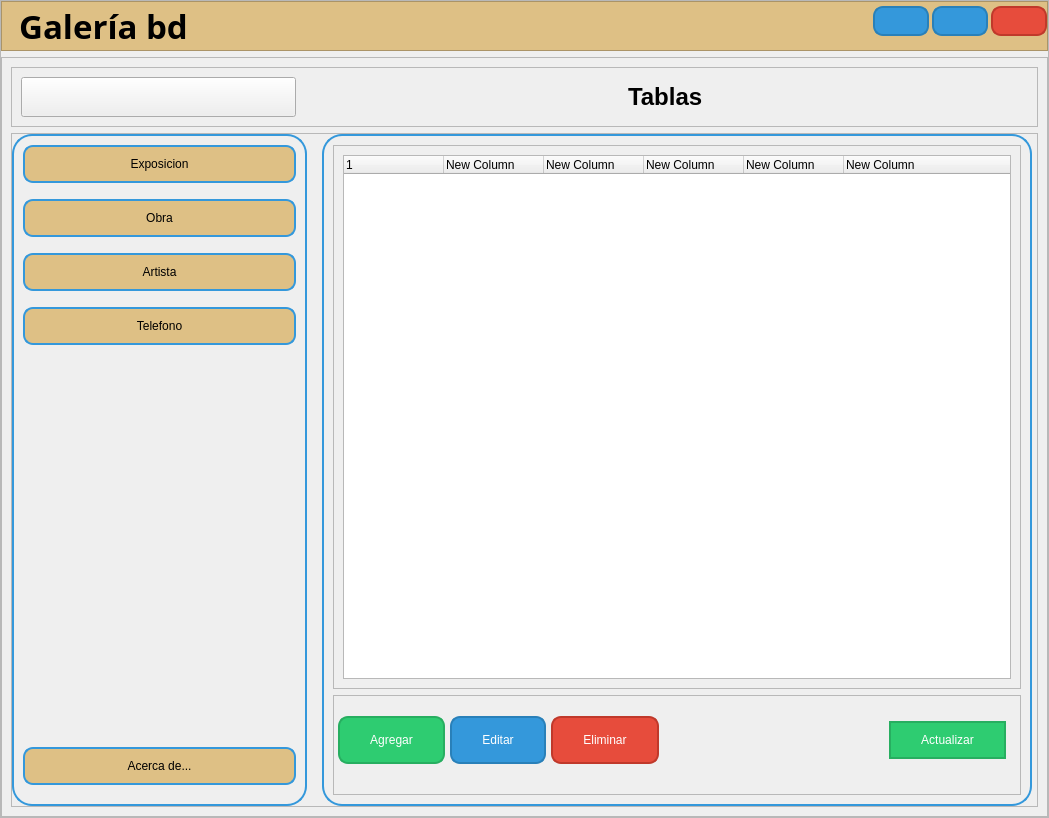
<?xml version="1.0" encoding="UTF-8"?>
<ui version="4.0">
 <class>MainWindow</class>
 <widget class="QMainWindow" name="MainWindow">
  <property name="geometry">
   <rect>
    <x>0</x>
    <y>0</y>
    <width>1049</width>
    <height>818</height>
   </rect>
  </property>
  <property name="windowTitle">
   <string>MainWindow</string>
  </property>
  <widget class="QWidget" name="centralwidget">
   <property name="styleSheet">
    <string notr="true">/*background-color: rgb(255, 255, 255);*/

</string>
   </property>
   <layout class="QHBoxLayout" name="horizontalLayout">
    <property name="spacing">
     <number>0</number>
    </property>
    <property name="leftMargin">
     <number>0</number>
    </property>
    <property name="topMargin">
     <number>0</number>
    </property>
    <property name="rightMargin">
     <number>0</number>
    </property>
    <property name="bottomMargin">
     <number>0</number>
    </property>
    <item>
     <widget class="QFrame" name="fr_main">
      <property name="layoutDirection">
       <enum>Qt::LeftToRight</enum>
      </property>
      <property name="frameShape">
       <enum>QFrame::StyledPanel</enum>
      </property>
      <property name="frameShadow">
       <enum>QFrame::Raised</enum>
      </property>
      <layout class="QVBoxLayout" name="verticalLayout" stretch="1,8">
       <property name="leftMargin">
        <number>0</number>
       </property>
       <property name="topMargin">
        <number>0</number>
       </property>
       <property name="rightMargin">
        <number>0</number>
       </property>
       <property name="bottomMargin">
        <number>0</number>
       </property>
       <item>
        <widget class="QFrame" name="fr_superior">
         <property name="minimumSize">
          <size>
           <width>0</width>
           <height>50</height>
          </size>
         </property>
         <property name="maximumSize">
          <size>
           <width>16777215</width>
           <height>50</height>
          </size>
         </property>
         <property name="styleSheet">
          <string notr="true">*{background-color:#DEC085 ;}   /*#f39c12*/

/* Estilo para el botón de cerrar */
#bt_cerrar {
    padding: 10px;
    background-color: #e74c3c; /* Color rojo */
    border: 2px solid #c0392b; /* Borde rojo oscuro */
    border-radius: 10px;
    margin-bottom: 10px;
    color: #fff; /* Color del texto */
    cursor: pointer;
    transition: background-color 0.3s; /* Transición de color de fondo al pasar el mouse */
}

/* Estilo para el botón de minimizar */
#bt_minimizar {
    padding: 10px;
    background-color: #3498db; /* Color azul */
    border: 2px solid #2980b9; /* Borde azul oscuro */
    border-radius: 10px;
    margin-bottom: 10px;
	margin-right: 2.5px;
    color: #fff; /* Color del texto */
    cursor: pointer;
    transition: background-color 0.3s; /* Transición de color de fondo al pasar el mouse */
}

/* Estilo para el botón de maximizar */
#bt_maximizar {
    padding: 10px;
    background-color: #3498db; /* Color azul */
    border: 2px solid #2980b9; /* Borde azul oscuro */
    border-radius: 10px;
	margin-bottom: 10px; /* Margen en la parte inferior */
    margin-right: 2.5px;
    color: #fff; /* Color del texto */
    cursor: pointer;
    transition: background-color 0.3s; /* Transición de color de fondo al pasar el mouse */
}

/* Efecto hover para todos los botones */
#bt_cerrar:hover,
#bt_minimizar:hover,
#bt_maximizar:hover {
    background-color: #c0392b; /* Cambio de color de fondo al pasar el mouse para el botón de cerrar */
}

#bt_minimizar:hover,
#bt_maximizar:hover {
    background-color: #2980b9; /* Cambio de color de fondo al pasar el mouse para los botones de minimizar y maximizar */
}


</string>
         </property>
         <property name="frameShape">
          <enum>QFrame::StyledPanel</enum>
         </property>
         <property name="frameShadow">
          <enum>QFrame::Raised</enum>
         </property>
         <layout class="QHBoxLayout" name="horizontalLayout_2">
          <property name="spacing">
           <number>0</number>
          </property>
          <property name="leftMargin">
           <number>0</number>
          </property>
          <property name="topMargin">
           <number>0</number>
          </property>
          <property name="rightMargin">
           <number>0</number>
          </property>
          <property name="bottomMargin">
           <number>0</number>
          </property>
          <item>
           <widget class="QLabel" name="lb_titulo">
            <property name="sizePolicy">
             <sizepolicy hsizetype="Preferred" vsizetype="Preferred">
              <horstretch>0</horstretch>
              <verstretch>0</verstretch>
             </sizepolicy>
            </property>
            <property name="minimumSize">
             <size>
              <width>0</width>
              <height>0</height>
             </size>
            </property>
            <property name="font">
             <font>
              <family>Mongolian Baiti</family>
              <pointsize>25</pointsize>
              <weight>75</weight>
              <bold>true</bold>
             </font>
            </property>
            <property name="text">
             <string>  Galería bd</string>
            </property>
           </widget>
          </item>
          <item>
           <spacer name="horizontalSpacer">
            <property name="orientation">
             <enum>Qt::Horizontal</enum>
            </property>
            <property name="sizeHint" stdset="0">
             <size>
              <width>40</width>
              <height>20</height>
             </size>
            </property>
           </spacer>
          </item>
          <item>
           <widget class="QPushButton" name="bt_minimizar">
            <property name="minimumSize">
             <size>
              <width>40</width>
              <height>0</height>
             </size>
            </property>
            <property name="maximumSize">
             <size>
              <width>16777215</width>
              <height>40</height>
             </size>
            </property>
            <property name="text">
             <string/>
            </property>
            <property name="icon">
             <iconset resource="icons.qrc">
              <normaloff>:/icons/icons/minus.svg</normaloff>:/icons/icons/minus.svg</iconset>
            </property>
           </widget>
          </item>
          <item>
           <widget class="QPushButton" name="bt_maximizar">
            <property name="minimumSize">
             <size>
              <width>40</width>
              <height>0</height>
             </size>
            </property>
            <property name="maximumSize">
             <size>
              <width>16777215</width>
              <height>40</height>
             </size>
            </property>
            <property name="text">
             <string/>
            </property>
            <property name="icon">
             <iconset resource="icons.qrc">
              <normaloff>:/icons/icons/maximize.svg</normaloff>:/icons/icons/maximize.svg</iconset>
            </property>
           </widget>
          </item>
          <item>
           <widget class="QPushButton" name="bt_cerrar">
            <property name="minimumSize">
             <size>
              <width>40</width>
              <height>0</height>
             </size>
            </property>
            <property name="maximumSize">
             <size>
              <width>16777215</width>
              <height>40</height>
             </size>
            </property>
            <property name="styleSheet">
             <string notr="true">bt_cerrar {
    padding: 10px;
    background-color: #e74c3c; /* Color rojo */
    border: 2px solid #c0392b; /* Borde rojo oscuro */
    border-radius: 10px;
    margin-bottom: 10px;
    color: #fff; /* Color del texto */
    cursor: pointer;
    transition: background-color 0.3s; /* Transición de color de fondo al pasar el mouse */
}</string>
            </property>
            <property name="text">
             <string/>
            </property>
            <property name="icon">
             <iconset resource="icons.qrc">
              <normaloff>:/icons/icons/x.svg</normaloff>:/icons/icons/x.svg</iconset>
            </property>
           </widget>
          </item>
         </layout>
        </widget>
       </item>
       <item>
        <widget class="QFrame" name="fr_contenedor">
         <property name="frameShape">
          <enum>QFrame::StyledPanel</enum>
         </property>
         <property name="frameShadow">
          <enum>QFrame::Raised</enum>
         </property>
         <layout class="QVBoxLayout" name="verticalLayout_2">
          <item>
           <widget class="QFrame" name="fr_superior_2">
            <property name="sizePolicy">
             <sizepolicy hsizetype="Preferred" vsizetype="Preferred">
              <horstretch>0</horstretch>
              <verstretch>200</verstretch>
             </sizepolicy>
            </property>
            <property name="minimumSize">
             <size>
              <width>0</width>
              <height>0</height>
             </size>
            </property>
            <property name="maximumSize">
             <size>
              <width>16777215</width>
              <height>60</height>
             </size>
            </property>
            <property name="frameShape">
             <enum>QFrame::StyledPanel</enum>
            </property>
            <property name="frameShadow">
             <enum>QFrame::Raised</enum>
            </property>
            <layout class="QHBoxLayout" name="horizontalLayout_4">
             <item>
              <widget class="QPushButton" name="bt_menu">
               <property name="minimumSize">
                <size>
                 <width>275</width>
                 <height>40</height>
                </size>
               </property>
               <property name="text">
                <string/>
               </property>
               <property name="icon">
                <iconset resource="icons.qrc">
                 <normaloff>:/icons/icons/menu.svg</normaloff>:/icons/icons/menu.svg</iconset>
               </property>
               <property name="iconSize">
                <size>
                 <width>40</width>
                 <height>40</height>
                </size>
               </property>
              </widget>
             </item>
             <item>
              <spacer name="horizontalSpacer_2">
               <property name="orientation">
                <enum>Qt::Horizontal</enum>
               </property>
               <property name="sizeHint" stdset="0">
                <size>
                 <width>300</width>
                 <height>20</height>
                </size>
               </property>
              </spacer>
             </item>
             <item>
              <widget class="QLabel" name="lb_nombre_tabla">
               <property name="font">
                <font>
                 <pointsize>18</pointsize>
                 <weight>75</weight>
                 <bold>true</bold>
                </font>
               </property>
               <property name="text">
                <string>Tablas</string>
               </property>
              </widget>
             </item>
             <item>
              <spacer name="horizontalSpacer_3">
               <property name="orientation">
                <enum>Qt::Horizontal</enum>
               </property>
               <property name="sizeHint" stdset="0">
                <size>
                 <width>300</width>
                 <height>20</height>
                </size>
               </property>
              </spacer>
             </item>
            </layout>
           </widget>
          </item>
          <item>
           <widget class="QFrame" name="frame_2">
            <property name="frameShape">
             <enum>QFrame::StyledPanel</enum>
            </property>
            <property name="frameShadow">
             <enum>QFrame::Raised</enum>
            </property>
            <layout class="QHBoxLayout" name="horizontalLayout_3">
             <property name="spacing">
              <number>10</number>
             </property>
             <property name="leftMargin">
              <number>0</number>
             </property>
             <property name="topMargin">
              <number>0</number>
             </property>
             <property name="rightMargin">
              <number>0</number>
             </property>
             <property name="bottomMargin">
              <number>0</number>
             </property>
             <item>
              <widget class="QFrame" name="fr_menu">
               <property name="minimumSize">
                <size>
                 <width>300</width>
                 <height>0</height>
                </size>
               </property>
               <property name="maximumSize">
                <size>
                 <width>300</width>
                 <height>16777215</height>
                </size>
               </property>
               <property name="styleSheet">
                <string notr="true">QPushButton{
	padding: 10px;
	background-color: #DEC085;
	border: 2px solid #3498db;
	border-radius: 10px;
	margin-bottom: 10px;
}
QPushButton:hover {
    background-color: white; /* Fondo gris claro cuando el mouse está sobre el botón */
    color: black; /* Texto en color negro cuando el mouse está sobre el botón */
}

#fr_menu {
	background-color: ;
	border: 2px solid #3498db;
	border-radius: 20px;
	margin-right: 5px;
}</string>
               </property>
               <property name="frameShape">
                <enum>QFrame::StyledPanel</enum>
               </property>
               <property name="frameShadow">
                <enum>QFrame::Raised</enum>
               </property>
               <layout class="QVBoxLayout" name="verticalLayout_3">
                <item>
                 <widget class="QPushButton" name="bt_eposicion">
                  <property name="layoutDirection">
                   <enum>Qt::LeftToRight</enum>
                  </property>
                  <property name="text">
                   <string>Exposicion</string>
                  </property>
                  <property name="checkable">
                   <bool>false</bool>
                  </property>
                  <property name="autoRepeat">
                   <bool>false</bool>
                  </property>
                 </widget>
                </item>
                <item>
                 <widget class="QPushButton" name="bt_obra">
                  <property name="layoutDirection">
                   <enum>Qt::LeftToRight</enum>
                  </property>
                  <property name="text">
                   <string>Obra</string>
                  </property>
                  <property name="checkable">
                   <bool>false</bool>
                  </property>
                  <property name="autoRepeat">
                   <bool>false</bool>
                  </property>
                 </widget>
                </item>
                <item>
                 <widget class="QPushButton" name="bt_artista">
                  <property name="layoutDirection">
                   <enum>Qt::LeftToRight</enum>
                  </property>
                  <property name="text">
                   <string>Artista</string>
                  </property>
                  <property name="checkable">
                   <bool>false</bool>
                  </property>
                  <property name="autoRepeat">
                   <bool>false</bool>
                  </property>
                 </widget>
                </item>
                <item>
                 <widget class="QPushButton" name="bt_telefono">
                  <property name="layoutDirection">
                   <enum>Qt::LeftToRight</enum>
                  </property>
                  <property name="text">
                   <string>Telefono</string>
                  </property>
                  <property name="checkable">
                   <bool>false</bool>
                  </property>
                  <property name="autoRepeat">
                   <bool>false</bool>
                  </property>
                 </widget>
                </item>
                <item>
                 <spacer name="verticalSpacer">
                  <property name="orientation">
                   <enum>Qt::Vertical</enum>
                  </property>
                  <property name="sizeHint" stdset="0">
                   <size>
                    <width>20</width>
                    <height>40</height>
                   </size>
                  </property>
                 </spacer>
                </item>
                <item>
                 <widget class="QPushButton" name="bt_acerca_de">
                  <property name="layoutDirection">
                   <enum>Qt::LeftToRight</enum>
                  </property>
                  <property name="text">
                   <string>Acerca de...</string>
                  </property>
                  <property name="checkable">
                   <bool>false</bool>
                  </property>
                  <property name="autoRepeat">
                   <bool>false</bool>
                  </property>
                 </widget>
                </item>
               </layout>
              </widget>
             </item>
             <item>
              <widget class="QFrame" name="fr_tablas">
               <property name="styleSheet">
                <string notr="true">#fr_tablas {
	background-color: ;
	border: 2px solid #3498db;
	border-radius: 20px;
	margin-right: 5px;
}</string>
               </property>
               <property name="frameShape">
                <enum>QFrame::StyledPanel</enum>
               </property>
               <property name="frameShadow">
                <enum>QFrame::Raised</enum>
               </property>
               <layout class="QVBoxLayout" name="verticalLayout_4">
                <item>
                 <widget class="QFrame" name="fr_tb">
                  <property name="frameShape">
                   <enum>QFrame::StyledPanel</enum>
                  </property>
                  <property name="frameShadow">
                   <enum>QFrame::Raised</enum>
                  </property>
                  <layout class="QHBoxLayout" name="horizontalLayout_5">
                   <item>
                    <widget class="QTreeWidget" name="treeWidget">
                     <property name="styleSheet">
                      <string notr="true"/>
                     </property>
                     <column>
                      <property name="text">
                       <string>1</string>
                      </property>
                     </column>
                     <column>
                      <property name="text">
                       <string>New Column</string>
                      </property>
                     </column>
                     <column>
                      <property name="text">
                       <string>New Column</string>
                      </property>
                     </column>
                     <column>
                      <property name="text">
                       <string>New Column</string>
                      </property>
                     </column>
                     <column>
                      <property name="text">
                       <string>New Column</string>
                      </property>
                     </column>
                     <column>
                      <property name="text">
                       <string>New Column</string>
                      </property>
                     </column>
                    </widget>
                   </item>
                  </layout>
                 </widget>
                </item>
                <item>
                 <widget class="QFrame" name="fr_crud">
                  <property name="minimumSize">
                   <size>
                    <width>0</width>
                    <height>100</height>
                   </size>
                  </property>
                  <property name="maximumSize">
                   <size>
                    <width>16777215</width>
                    <height>100</height>
                   </size>
                  </property>
                  <property name="styleSheet">
                   <string notr="true">/* Estilo para el botón Agregar */
#bt_agregar {
    padding: 15px 30px;
    background-color: #2ecc71; /* Color verde */
    border: 2px solid #27ae60; /* Borde verde oscuro */
    border-radius: 10px;
    margin-bottom: 10px; /* Margen en la parte inferior */
    margin-right: 5px; /* Margen en la parte derecha */
    color: #fff; /* Color del texto */
    cursor: pointer;
    transition: background-color 0.3s; /* Transición de color de fondo al pasar el mouse */
}

/* Estilo para el botón Editar */
#bt_editar {
    padding: 15px 30px;
    background-color: #3498db; /* Color azul */
    border: 2px solid #2980b9; /* Borde azul oscuro */
    border-radius: 10px;
    margin-bottom: 10px; /* Margen en la parte inferior */
    margin-right: 5px; /* Margen en la parte derecha */
    color: #fff; /* Color del texto */
    cursor: pointer;
    transition: background-color 0.3s; /* Transición de color de fondo al pasar el mouse */
}

/* Estilo para el botón Eliminar */
#bt_eliminar {
    padding: 15px 30px;
    background-color: #e74c3c; /* Color rojo */
    border: 2px solid #c0392b; /* Borde rojo oscuro */
    border-radius: 10px;
    margin-bottom: 10px; /* Margen en la parte inferior */
    margin-right: 10px; /* Margen en la parte derecha */
    color: #fff; /* Color del texto */
    cursor: pointer;
    transition: background-color 0.3s; /* Transición de color de fondo al pasar el mouse */
}

/* Estilo para el botón Actualizar */
#bt_actualizar {
    padding: 10px 30px;
    background-color: #f39c12; /* Color naranja */
    border: 2px solid #27ae60; /* Borde verde oscuro */
    border-radius: 20px;
    margin-bottom: 10px; /* Margen en la parte inferior */
    margin-right: 10px; /* Margen en la parte derecha */
    color: #fff; /* Color del texto */
    cursor: pointer;
    transition: background-color 0.3s; /* Transición de color de fondo al pasar el mouse */
}

#bt_agregar {
    background-color: #2ecc71; /* Color verde */
}

/* Efecto hover para el botón Agregar */
#bt_agregar:hover {
    background-color: #27ae60; /* Cambio de color de fondo al pasar el mouse */
    transform: scale(1.1); /* Escala del botón al pasar el mouse */
}

/* Estilo para el botón Editar */
#bt_editar {
    background-color: #3498db; /* Color azul */
}

/* Efecto hover para el botón Editar */
#bt_editar:hover {
    background-color: #2980b9; /* Cambio de color de fondo al pasar el mouse */
    transform: scale(1.1); /* Escala del botón al pasar el mouse */
}

/* Estilo para el botón Eliminar */
#bt_eliminar {
    background-color: #e74c3c; /* Color rojo */
}

/* Efecto hover para el botón Eliminar */
#bt_eliminar:hover {
    background-color: #c0392b; /* Cambio de color de fondo al pasar el mouse */
    transform: scale(1.1); /* Escala del botón al pasar el mouse */
}

/* Estilo para el botón Actualizar */
#bt_actualizar {
    background-color: #2ecc71; /* Color naranja */
}

/* Efecto hover para el botón Actualizar */
#bt_actualizar:hover {
    background-color:#27ae60; /* Cambio de color de fondo al pasar el mouse */
    transform: scale(1.1); /* Escala del botón al pasar el mouse */
}
</string>
                  </property>
                  <property name="frameShape">
                   <enum>QFrame::StyledPanel</enum>
                  </property>
                  <property name="frameShadow">
                   <enum>QFrame::Raised</enum>
                  </property>
                  <layout class="QHBoxLayout" name="horizontalLayout_6">
                   <property name="spacing">
                    <number>0</number>
                   </property>
                   <property name="leftMargin">
                    <number>4</number>
                   </property>
                   <property name="topMargin">
                    <number>0</number>
                   </property>
                   <property name="rightMargin">
                    <number>4</number>
                   </property>
                   <property name="bottomMargin">
                    <number>0</number>
                   </property>
                   <item>
                    <widget class="QPushButton" name="bt_agregar">
                     <property name="text">
                      <string>Agregar</string>
                     </property>
                    </widget>
                   </item>
                   <item>
                    <widget class="QPushButton" name="bt_editar">
                     <property name="text">
                      <string>Editar</string>
                     </property>
                    </widget>
                   </item>
                   <item>
                    <widget class="QPushButton" name="bt_eliminar">
                     <property name="text">
                      <string>Eliminar</string>
                     </property>
                    </widget>
                   </item>
                   <item>
                    <spacer name="horizontalSpacer_4">
                     <property name="orientation">
                      <enum>Qt::Horizontal</enum>
                     </property>
                     <property name="sizeHint" stdset="0">
                      <size>
                       <width>200</width>
                       <height>20</height>
                      </size>
                     </property>
                    </spacer>
                   </item>
                   <item>
                    <widget class="QPushButton" name="bt_actualizar">
                     <property name="text">
                      <string>Actualizar</string>
                     </property>
                    </widget>
                   </item>
                  </layout>
                 </widget>
                </item>
               </layout>
              </widget>
             </item>
            </layout>
           </widget>
          </item>
         </layout>
        </widget>
       </item>
      </layout>
     </widget>
    </item>
   </layout>
  </widget>
 </widget>
 <resources>
  <include location="icons.qrc"/>
 </resources>
 <connections/>
</ui>
